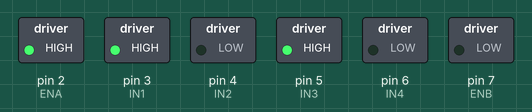
Recording of a sketch running on a simulated Arduino Uno, built with avr-gcc and run on an emulated ATmega328P. On the bench: switched loads named in the sketch (green lamp = pin HIGH). No radio packets arrive unless stated.

Above: at 0.1 s.
Timing chart, 0 to 1.6 s (numbered marks = the images above):
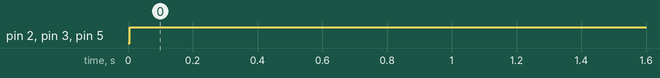

Measured:
- by itself, pin 2 (ENA), pin 3 (IN1), pin 5 (IN3): LOW → HIGH at 0.01 s

The sketch:

MainBoardControl.ino
```cpp
/*MODIFIED version of code from how to mechatronics
make sure you have the libraries installed and pins
CREDIT:https://www.youtube.com/@HowToMechatronics/featured
*/
#include <SPI.h>
#include <nRF24L01.h>
#include <RF24.h>
/*VARIABLES*/
//dc motor 1 speed and direction control
#define ENA 2  //speed
#define IN1 3  //forward
#define IN2 4  //backward
//dc motor 2 speed and direction control
#define IN3 5  //forward
#define IN4 6 //backward
#define ENB 7 //speed

//Red LED
#define redLED 10 //TURNS on when reversing

//WIFI Module pins
#define MOSI 11
#define MISO 12
#define CSN 9
#define SCK 13
#define CE 8

RF24 radio(CE, CSN);
const byte address[6] = "00001";
char receivedData[32] = "";
int xAxis, yAxis;
int motorSpeedA, motorSpeedB = 0;

void setup() {
//Motor variable setup
  pinMode(ENA, OUTPUT);
  pinMode(IN1, OUTPUT);
  pinMode(IN2, OUTPUT);
  pinMode(IN3, OUTPUT);
  pinMode(IN4, OUTPUT);
  pinMode(ENB, OUTPUT);

  //Wifi module setup
  Serial.begin(9600);
  radio.begin();
  radio.openReadingPipe(0, address);
  radio.setPALevel(RF24_PA_MIN);
  radio.startListening();
}

void loop() {
  if (radio.available()) {   // If the NRF240L01 module received data
    radio.read(&receivedData, sizeof(receivedData)); // Read the data and put it into character array
    xAxis = atoi(&receivedData[0]); // Convert the data from the character array (received X value) into integer
    delay(10);
    radio.read(&receivedData, sizeof(receivedData));
    yAxis = atoi(&receivedData[0]);
    delay(10);
  }

  // Y-axis used for forward and backward control
  if (yAxis < 470) {
    //red lights turn on
    digitalWrite(redLED,HIGH);
    // Set Motor 1 backward
    digitalWrite(IN1, HIGH);
    digitalWrite(IN2, LOW);
    // Set Motor 2 backward
    digitalWrite(IN3, HIGH);
    digitalWrite(IN4, LOW);
    // Convert the declining Y-axis readings for going backward from 470 to 0 into 0 to 255 value for the PWM signal for increasing the motor speed
    motorSpeedA = map(yAxis, 470, 0, 0, 255);
    motorSpeedB = map(yAxis, 470, 0, 0, 255);
  }
  else if (yAxis > 550) {
    //turn red ligths off if on
    digitalWrite(redLED, HIGH);
    // Set Motor 1 forward
    digitalWrite(IN1, LOW);
    digitalWrite(IN2, HIGH);
    // Set Motor 2 forward
    digitalWrite(IN3, LOW);
    digitalWrite(IN4, HIGH);
    // Convert the increasing Y-axis readings for going forward from 550 to 1023 into 0 to 255 value for the PWM signal for increasing the motor speed
    motorSpeedA = map(yAxis, 550, 1023, 0, 255);
    motorSpeedB = map(yAxis, 550, 1023, 0, 255);
  }
  // If joystick stays in middle the motors are not moving
  else {
    motorSpeedA = 0;
    motorSpeedB = 0;
  }
  // X-axis used for left and right control
  if (xAxis < 470) {
    // Convert the declining X-axis readings from 470 to 0 into increasing 0 to 255 value
    int xMapped = map(xAxis, 470, 0, 0, 255);
    // Move to left - decrease left motor speed, increase right motor speed
    motorSpeedA = motorSpeedA + xMapped;
    motorSpeedB = motorSpeedB - xMapped;
    // Confine the range from 0 to 255
    if (motorSpeedA < 0) {
      motorSpeedA = 0;
    }
    if (motorSpeedB > 255) {
      motorSpeedB = 255;
    }
  }
  if (xAxis > 550) {
    // Convert the increasing X-axis readings from 550 to 1023 into 0 to 255 value
    int xMapped = map(xAxis, 550, 1023, 0, 255);
    // Move right - decrease right motor speed, increase left motor speed
    motorSpeedA = motorSpeedA - xMapped;
    motorSpeedB = motorSpeedB + xMapped;
    // Confine the range from 0 to 255
    if (motorSpeedA > 255) {
      motorSpeedA = 255;
    }
    if (motorSpeedB < 0) {
      motorSpeedB = 0;
    }
  }
  // Prevent buzzing at low speeds (Adjust according to your motors. My motors couldn't start moving if PWM value was below value of 70)
  if (motorSpeedA < 70) {
    motorSpeedA = 0;
  }
  if (motorSpeedB < 70) {
    motorSpeedB = 0;
  }
  analogWrite(ENA, motorSpeedA); // Send PWM signal to motor A
  analogWrite(ENB, motorSpeedB); // Send PWM signal to motor B
}
```
